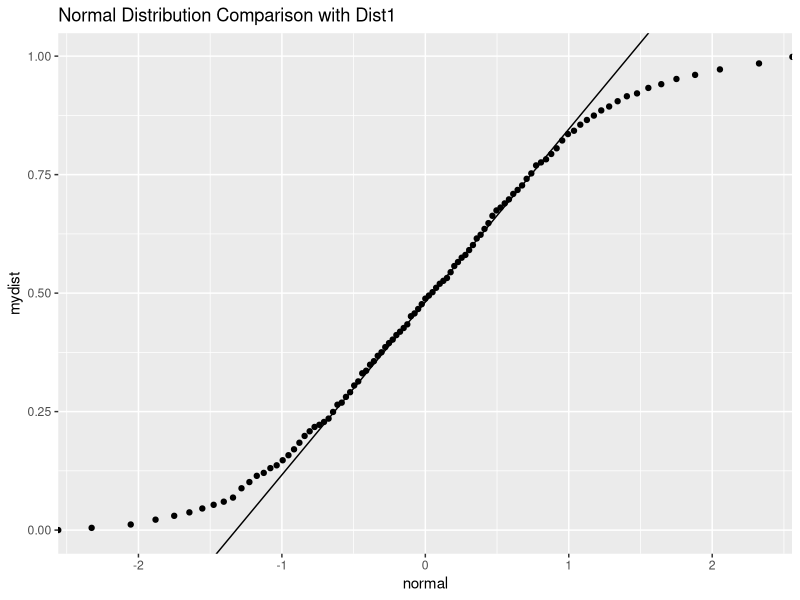
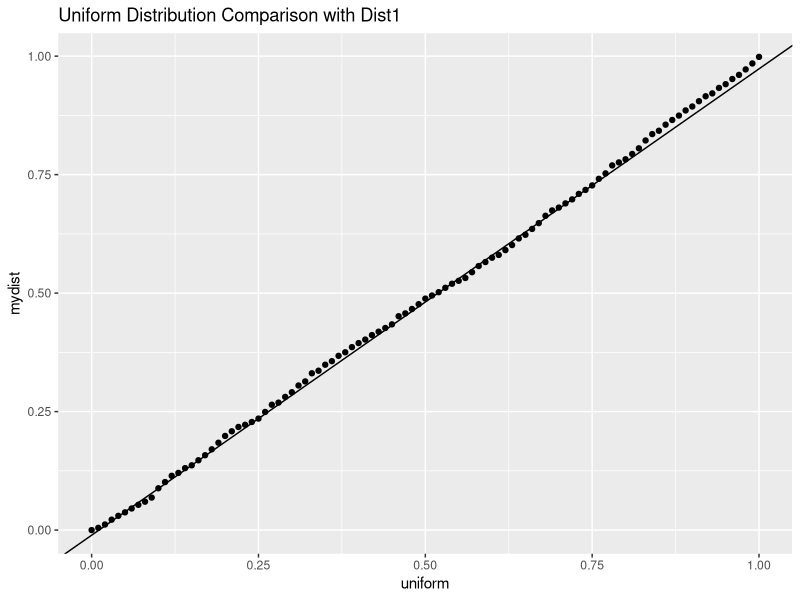
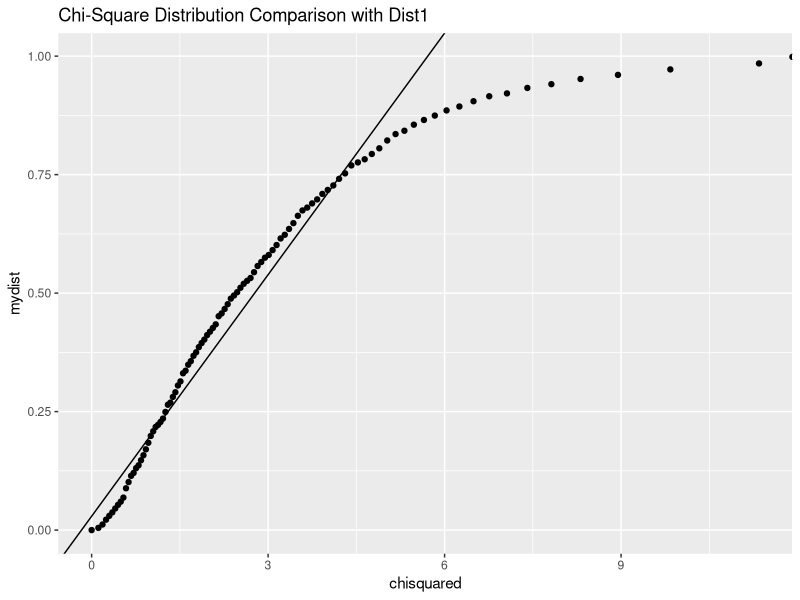

Here is the R script that generated these plots, in order:
##### Chapter 1 Lab 3 (Dist1) --------------
#
# Creating QQ plots to determine data distribution
#
# Student name(s): Daniel Camacho
#
########### Directions ===============
#
# (1) read through and run the code to
# understand what it does.  Here we are plotting
# QQ plots "by hand" instead of using the black
# box commands of ggplot to plot them.
# (2) copy the code and revise it to plot 
# the QQ plot for a uniform distribution and 
# a chi-square (df = 3) distribution in addition to 
# the normal distribution.  Nota bene:  Only copy
# the code needed and change all comments to 
# reflect the distribution being tested
# (3) Add titles, captions, labels, etc., to the 
# plots
# (4) Use your code to visually determine the 
# best estimate # of the distributions in the 
# data you are given.
##### Answers =====================
#
# Choose from Normal, Chi-square, or Uniform

#  Dist1 is the UNIFORM distribution
#  Dist2 is the NONE distribution
#  Dist3 is the CHI-SQUARE distribution
#  Dist4 is the NORMAL distribution
#
############## Setup --------------
# We will use tibbles, pipes, and ggplot
require(tidyverse)

#  "percents" is a list 
# of the quantiles we will use in the QQ plots
percents <- seq(from = 0, to = 1, by = 0.01)

qqnormline <- function(mydata){
  # this function takes a vector and returns the slope
  # and the intercept of a line through the point of the QQ plot
  # at the 25th-percentile and the 75th-percentile
  # using a normal distribution for the comparison
  pt1 <- c(qnorm(0.25), quantile(mydata, 0.25))
  pt2 <- c(qnorm(0.75), quantile(mydata, 0.75)) 
  m <- (pt1[[2]] - pt2[[2]])/(pt1[[1]] - pt2[[1]])
  b <- -pt1[[1]]*m + pt1[[2]]
  
  # To use the output, the slope is in element [[1]] and
  # the y-intercept is in element [[2]]
  return(c(m, b))
}

qqunifline <- function(mydata){
  # this function takes a vector and returns the slope
  # and the intercept of a line through the point of the QQ plot
  # at the 25th-percentile and the 75th-percentile
  # using a uniform distribution for the comparison
  pt1 <- c(qunif(0.25), quantile(mydata, 0.25))
  pt2 <- c(qunif(0.75), quantile(mydata, 0.75)) 
  m <- (pt1[[2]] - pt2[[2]])/(pt1[[1]] - pt2[[1]])
  b <- -pt1[[1]]*m + pt1[[2]]
  
  # To use the output, the slope is in element [[1]] and
  # the y-intercept is in element [[2]]
  return(c(m, b))
}

qqchisqline <- function(mydata){
  # this function takes a vector and returns the slope
  # and the intercept of a line through the point of the QQ plot
  # at the 25th-percentile and the 75th-percentile
  # using a chi-square distribution for the comparison
  pt1 <- c(qchisq(0.25, df = 3), quantile(mydata, 0.25))
  pt2 <- c(qchisq(0.75, df = 3), quantile(mydata, 0.75)) 
  m <- (pt1[[2]] - pt2[[2]])/(pt1[[1]] - pt2[[1]])
  b <- -pt1[[1]]*m + pt1[[2]]
  
  # To use the output, the slope is in element [[1]] and
  # the y-intercept is in element [[2]]
  return(c(m, b))
}

####### The Data ###############
# Read in the assignment data, look at its structure,
# and pick one of the columns to test by storing it in "x"
myDists <- read_csv("Ch 1/Lab 3/ISLR Chapter 1 Lab 3 QQ Plot Data.csv")

str(myDists)

########### Example 1: dist1 ##########
# Strip off the first column of myDists
x <- myDists$Dist1

######## Compare to normal  #########

# Create a tibble with three columns: 
#    (1) the percentages for each quantile
#    (2) quantiles of the normal distribution and
#    (3) quantiles of the data in question
mytib <- tibble(percents,
                normal = qnorm(percents),
                uniform = qunif(percents),
                chisquared = qchisq(percents, df = 3),
                mydist = quantile(x, percents))

# Calculate the line through the 25th and 75th
# quantile points on the QQ plot
linenorm <- qqnormline(x)
lineunif <- qqunifline(x)
linechisq <- qqchisqline(x)

# The QQ plot for normal - points and line
mytib %>% 
  ggplot() +
  geom_point(aes(x = normal, y = mydist)) +
  geom_abline(slope = linenorm[[1]], intercept = linenorm[[2]]) + 
  ggtitle("Normal Distribution Comparison with Dist1")
                                                                         

# The QQ plot for uniform - points and line
mytib %>% 
  ggplot() +
  geom_point(aes(x = uniform, y = mydist)) +
  geom_abline(slope = lineunif[[1]], intercept = lineunif[[2]])+ 
  ggtitle("Uniform Distribution Comparison with Dist1")

# The QQ plot for chi-squared - points and line
mytib %>% 
  ggplot() +
  geom_point(aes(x = chisquared, y = mydist)) +
  geom_abline(slope = linechisq[[1]], intercept = linechisq[[2]])+ 
  ggtitle("Chi-Square Distribution Comparison with Dist1")
